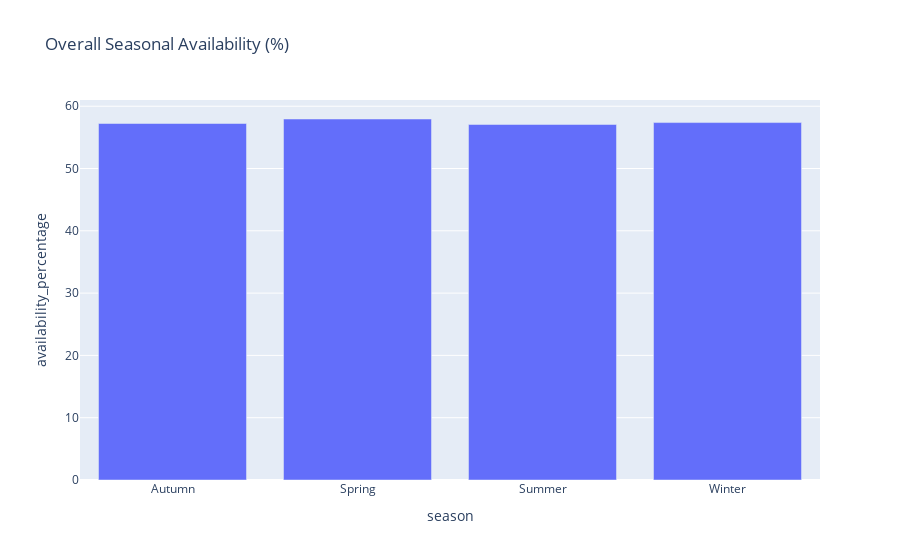
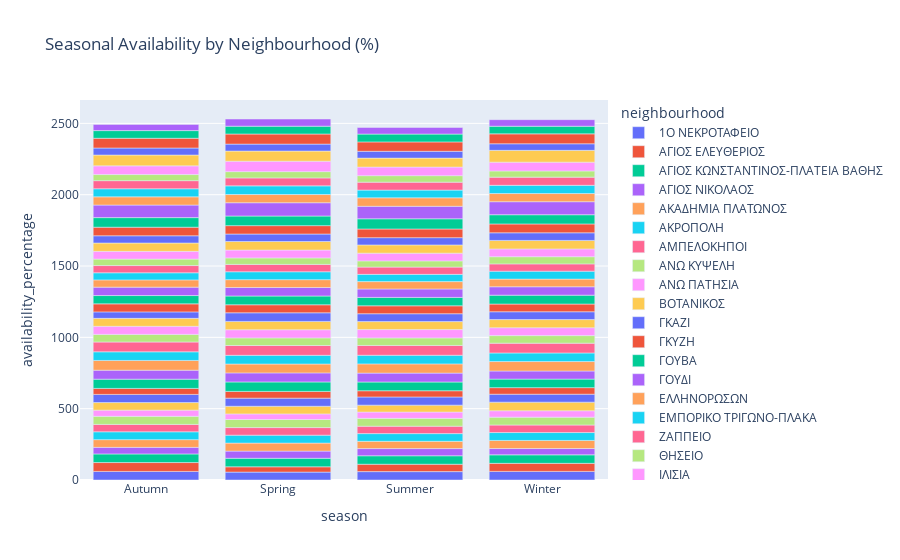

The notebook cell these images were saved under, in order:
### Code cell
# How does the avaliability vary across seasons?

# Convert availability to percentage
df['availability_percentage'] = (df['availability_365'] / 365) * 100

#  Overall Seasonal Availability (as %)
seasonal_availability = df.groupby('season')['availability_percentage'].mean().reset_index()
fig1 = px.bar(seasonal_availability, x='season', y='availability_percentage', title="Overall Seasonal Availability (%)")
fig1.show()

# Seasonal Availability by Neighbourhood (as %)
neighbourhood_availability = df.groupby(['season', 'neighbourhood'])['availability_percentage'].mean().reset_index()
fig2 = px.bar(neighbourhood_availability, x='season', y='availability_percentage', color='neighbourhood', title="Seasonal Availability by Neighbourhood (%)")
fig2.show()

# Seasonal Availability by Property Type (as %)
property_availability = df.groupby(['season', 'property_type'])['availability_percentage'].mean().reset_index()
fig3 = px.bar(property_availability, x='season', y='availability_percentage', color='property_type', title="Seasonal Availability by Property Type (%)")
fig3.show()


#  Investigate the Impact of Seasons on Ratings
seasonal_ratings = df.groupby('season')['rating'].mean().reset_index()
fig4 = px.bar(seasonal_ratings, x='season', y='rating', title="Average Ratings by Season")
fig4.show()

# Explore Price Variations Across Seasons
seasonal_prices = df.groupby('season')['price'].mean().reset_index()
fig5 = px.bar(seasonal_prices, x='season', y='price', title="Average Price by Season")
fig5.show()

# Number of Reviews by Season
seasonal_reviews = df.groupby('season')['number_of_reviews'].sum().reset_index()
fig6 = px.bar(seasonal_reviews, x='season', y='number_of_reviews', title="Total Number of Reviews by Season")
fig6.show()

# Minimum Nights Requirement by Season
seasonal_nights = df.groupby('season')['minimum_nights'].mean().reset_index()
fig7 = px.bar(seasonal_nights, x='season', y='minimum_nights', title="Average Minimum Nights Requirement by Season")
fig7.show()

# Availability of Different Room Types by Season (as %)
room_type_availability = df.groupby(['season', 'room_type'])['availability_percentage'].mean().reset_index()
fig8 = px.bar(room_type_availability, x='season', y='availability_percentage', color='room_type', title="Seasonal Availability by Room Type (%)")
fig8.show()

### Figure 1 — Plotly figure (JSON) as saved in the notebook; plotly's stock layout.template omitted (floating-point values rounded to 4 significant figures)
{"data": [{"alignmentgroup": "True", "hovertemplate": "season=%{x}<br>availability_percentage=%{y}<extra></extra>", "legendgroup": "", "marker": {"color": "#636efa", "pattern": {"shape": ""}}, "name": "", "offsetgroup": "", "orientation": "v", "showlegend": false, "textposition": "auto", "type": "bar", "x": ["Autumn", "Spring", "Summer", "Winter"], "xaxis": "x", "y": [57.22, 57.95, 57.07, 57.37], "yaxis": "y"}], "layout": {"barmode": "relative", "legend": {"tracegroupgap": 0}, "title": {"text": "Overall Seasonal Availability (%)"}, "xaxis": {"anchor": "y", "domain": [0, 1], "title": {"text": "season"}}, "yaxis": {"anchor": "x", "domain": [0, 1], "title": {"text": "availability_percentage"}}}}

### Figure 2 — Plotly figure (JSON) as saved in the notebook; plotly's stock layout.template omitted (floating-point values rounded to 4 significant figures)
{"data": [{"alignmentgroup": "True", "hovertemplate": "neighbourhood=1Ο ΝΕΚΡΟΤΑΦΕΙΟ<br>season=%{x}<br>availability_percentage=%{y}<extra></extra>", "legendgroup": "1Ο ΝΕΚΡΟΤΑΦΕΙΟ", "marker": {"color": "#636efa", "pattern": {"shape": ""}}, "name": "1Ο ΝΕΚΡΟΤΑΦΕΙΟ", "offsetgroup": "1Ο ΝΕΚΡΟΤΑΦΕΙΟ", "orientation": "v", "showlegend": true, "textposition": "auto", "type": "bar", "x": ["Autumn", "Spring", "Summer", "Winter"], "xaxis": "x", "y": [60.2, 55.32, 58.78, 60.41], "yaxis": "y"}, {"alignmentgroup": "True", "hovertemplate": "neighbourhood=ΑΓΙΟΣ ΕΛΕΥΘΕΡΙΟΣ<br>season=%{x}<br>availability_percentage=%{y}<extra></extra>", "legendgroup": "ΑΓΙΟΣ ΕΛΕΥΘΕΡΙΟΣ", "marker": {"color": "#EF553B", "pattern": {"shape": ""}}, "name": "ΑΓΙΟΣ ΕΛΕΥΘΕΡΙΟΣ", "offsetgroup": "ΑΓΙΟΣ ΕΛΕΥΘΕΡΙΟΣ", "orientation": "v", "showlegend": true, "textposition": "auto", "type": "bar", "x": ["Autumn", "Spring", "Summer", "Winter"], "xaxis": "x", "y": [62.11, 37.22, 51.72, 56.41], "yaxis": "y"}, {"alignmentgroup": "True", "hovertemplate": "neighbourhood=ΑΓΙΟΣ ΚΩΝΣΤΑΝΤΙΝΟΣ-ΠΛΑΤΕΙΑ ΒΑΘΗΣ<br>season=%{x}<br>availability_percentage=%{y}<extra></extra>", "legendgroup": "ΑΓΙΟΣ ΚΩΝΣΤΑΝΤΙΝΟΣ-ΠΛΑΤΕΙΑ ΒΑΘΗΣ", "marker": {"color": "#00cc96", "pattern": {"shape": ""}}, "name": "ΑΓΙΟΣ ΚΩΝΣΤΑΝΤΙΝΟΣ-ΠΛΑΤΕΙΑ ΒΑΘΗΣ", "offsetgroup": "ΑΓΙΟΣ ΚΩΝΣΤΑΝΤΙΝΟΣ-ΠΛΑΤΕΙΑ ΒΑΘΗΣ", "orientation": "v", "showlegend": true, "textposition": "auto", "type": "bar", "x": ["Autumn", "Spring", "Summer", "Winter"], "xaxis": "x", "y": [60.37, 59.76, 59.38, 59.58], "yaxis": "y"}, {"alignmentgroup": "True", "hovertemplate": "neighbourhood=ΑΓΙΟΣ ΝΙΚΟΛΑΟΣ<br>season=%{x}<br>availability_percentage=%{y}<extra></extra>", "legendgroup": "ΑΓΙΟΣ ΝΙΚΟΛΑΟΣ", "marker": {"color": "#ab63fa", "pattern": {"shape": ""}}, "name": "ΑΓΙΟΣ ΝΙΚΟΛΑΟΣ", "offsetgroup": "ΑΓΙΟΣ ΝΙΚΟΛΑΟΣ", "orientation": "v", "showlegend": true, "textposition": "auto", "type": "bar", "x": ["Autumn", "Spring", "Summer", "Winter"], "xaxis": "x", "y": [46.04, 50.32, 50.32, 44.17], "yaxis": "y"}, {"alignmentgroup": "True", "hovertemplate": "neighbourhood=ΑΚΑΔΗΜΙΑ ΠΛΑΤΩΝΟΣ<br>season=%{x}<br>availability_percentage=%{y}<extra></extra>", "legendgroup": "ΑΚΑΔΗΜΙΑ ΠΛΑΤΩΝΟΣ", "marker": {"color": "#FFA15A", "pattern": {"shape": ""}}, "name": "ΑΚΑΔΗΜΙΑ ΠΛΑΤΩΝΟΣ", "offsetgroup": "ΑΚΑΔΗΜΙΑ ΠΛΑΤΩΝΟΣ", "orientation": "v", "showlegend": true, "textposition": "auto", "type": "bar", "x": ["Autumn", "Spring", "Summer", "Winter"], "xaxis": "x", "y": [54.26, 56.14, 50.91, 56.64], "yaxis": "y"}, {"alignmentgroup": "True", "hovertemplate": "neighbourhood=ΑΚΡΟΠΟΛΗ<br>season=%{x}<br>availability_percentage=%{y}<extra></extra>", "legendgroup": "ΑΚΡΟΠΟΛΗ", "marker": {"color": "#19d3f3", "pattern": {"shape": ""}}, "name": "ΑΚΡΟΠΟΛΗ", "offsetgroup": "ΑΚΡΟΠΟΛΗ", "orientation": "v", "showlegend": true, "textposition": "auto", "type": "bar", "x": ["Autumn", "Spring", "Summer", "Winter"], "xaxis": "x", "y": [54.95, 55.6, 54.08, 55.44], "yaxis": "y"}, {"alignmentgroup": "True", "hovertemplate": "neighbourhood=ΑΜΠΕΛΟΚΗΠΟΙ<br>season=%{x}<br>availability_percentage=%{y}<extra></extra>", "legendgroup": "ΑΜΠΕΛΟΚΗΠΟΙ", "marker": {"color": "#FF6692", "pattern": {"shape": ""}}, "name": "ΑΜΠΕΛΟΚΗΠΟΙ", "offsetgroup": "ΑΜΠΕΛΟΚΗΠΟΙ", "orientation": "v", "showlegend": true, "textposition": "auto", "type": "bar", "x": ["Autumn", "Spring", "Summer", "Winter"], "xaxis": "x", "y": [51.77, 53.05, 51.86, 52.66], "yaxis": "y"}, {"alignmentgroup": "True", "hovertemplate": "neighbourhood=ΑΝΩ ΚΥΨΕΛΗ<br>season=%{x}<br>availability_percentage=%{y}<extra></extra>", "legendgroup": "ΑΝΩ ΚΥΨΕΛΗ", "marker": {"color": "#B6E880", "pattern": {"shape": ""}}, "name": "ΑΝΩ ΚΥΨΕΛΗ", "offsetgroup": "ΑΝΩ ΚΥΨΕΛΗ", "orientation": "v", "showlegend": true, "textposition": "auto", "type": "bar", "x": ["Autumn", "Spring", "Summer", "Winter"], "xaxis": "x", "y": [56.52, 56.72, 54.96, 55.13], "yaxis": "y"}, {"alignmentgroup": "True", "hovertemplate": "neighbourhood=ΑΝΩ ΠΑΤΗΣΙΑ<br>season=%{x}<br>availability_percentage=%{y}<extra></extra>", "legendgroup": "ΑΝΩ ΠΑΤΗΣΙΑ", "marker": {"color": "#FF97FF", "pattern": {"shape": ""}}, "name": "ΑΝΩ ΠΑΤΗΣΙΑ", "offsetgroup": "ΑΝΩ ΠΑΤΗΣΙΑ", "orientation": "v", "showlegend": true, "textposition": "auto", "type": "bar", "x": ["Autumn", "Spring", "Summer", "Winter"], "xaxis": "x", "y": [43.49, 39.31, 44.34, 45.02], "yaxis": "y"}, {"alignmentgroup": "True", "hovertemplate": "neighbourhood=ΒΟΤΑΝΙΚΟΣ<br>season=%{x}<br>availability_percentage=%{y}<extra></extra>", "legendgroup": "ΒΟΤΑΝΙΚΟΣ", "marker": {"color": "#FECB52", "pattern": {"shape": ""}}, "name": "ΒΟΤΑΝΙΚΟΣ", "offsetgroup": "ΒΟΤΑΝΙΚΟΣ", "orientation": "v", "showlegend": true, "textposition": "auto", "type": "bar", "x": ["Autumn", "Spring", "Summer", "Winter"], "xaxis": "x", "y": [53.26, 53.45, 48.4, 60.28], "yaxis": "y"}, {"alignmentgroup": "True", "hovertemplate": "neighbourhood=ΓΚΑΖΙ<br>season=%{x}<br>availability_percentage=%{y}<extra></extra>", "legendgroup": "ΓΚΑΖΙ", "marker": {"color": "#636efa", "pattern": {"shape": ""}}, "name": "ΓΚΑΖΙ", "offsetgroup": "ΓΚΑΖΙ", "orientation": "v", "showlegend": true, "textposition": "auto", "type": "bar", "x": ["Autumn", "Spring", "Summer", "Winter"], "xaxis": "x", "y": [57.06, 57.04, 57.38, 55.78], "yaxis": "y"}, {"alignmentgroup": "True", "hovertemplate": "neighbourhood=ΓΚΥΖΗ<br>season=%{x}<br>availability_percentage=%{y}<extra></extra>", "legendgroup": "ΓΚΥΖΗ", "marker": {"color": "#EF553B", "pattern": {"shape": ""}}, "name": "ΓΚΥΖΗ", "offsetgroup": "ΓΚΥΖΗ", "orientation": "v", "showlegend": true, "textposition": "auto", "type": "bar", "x": ["Autumn", "Spring", "Summer", "Winter"], "xaxis": "x", "y": [42.04, 47.14, 43.49, 45.99], "yaxis": "y"}, {"alignmentgroup": "True", "hovertemplate": "neighbourhood=ΓΟΥΒΑ<br>season=%{x}<br>availability_percentage=%{y}<extra></extra>", "legendgroup": "ΓΟΥΒΑ", "marker": {"color": "#00cc96", "pattern": {"shape": ""}}, "name": "ΓΟΥΒΑ", "offsetgroup": "ΓΟΥΒΑ", "orientation": "v", "showlegend": true, "textposition": "auto", "type": "bar", "x": ["Autumn", "Spring", "Summer", "Winter"], "xaxis": "x", "y": [64.78, 66.28, 61.38, 59.67], "yaxis": "y"}, {"alignmentgroup": "True", "hovertemplate": "neighbourhood=ΓΟΥΔΙ<br>season=%{x}<br>availability_percentage=%{y}<extra></extra>", "legendgroup": "ΓΟΥΔΙ", "marker": {"color": "#ab63fa", "pattern": {"shape": ""}}, "name": "ΓΟΥΔΙ", "offsetgroup": "ΓΟΥΔΙ", "orientation": "v", "showlegend": true, "textposition": "auto", "type": "bar", "x": ["Autumn", "Spring", "Summer", "Winter"], "xaxis": "x", "y": [62.8, 63.55, 62.22, 57.01], "yaxis": "y"}, {"alignmentgroup": "True", "hovertemplate": "neighbourhood=ΕΛΛΗΝΟΡΩΣΩΝ<br>season=%{x}<br>availability_percentage=%{y}<extra></extra>", "legendgroup": "ΕΛΛΗΝΟΡΩΣΩΝ", "marker": {"color": "#FFA15A", "pattern": {"shape": ""}}, "name": "ΕΛΛΗΝΟΡΩΣΩΝ", "offsetgroup": "ΕΛΛΗΝΟΡΩΣΩΝ", "orientation": "v", "showlegend": true, "textposition": "auto", "type": "bar", "x": ["Autumn", "Spring", "Summer", "Winter"], "xaxis": "x", "y": [68.29, 62.1, 64.78, 66.14], "yaxis": "y"}, {"alignmentgroup": "True", "hovertemplate": "neighbourhood=ΕΜΠΟΡΙΚΟ ΤΡΙΓΩΝΟ-ΠΛΑΚΑ<br>season=%{x}<br>availability_percentage=%{y}<extra></extra>", "legendgroup": "ΕΜΠΟΡΙΚΟ ΤΡΙΓΩΝΟ-ΠΛΑΚΑ", "marker": {"color": "#19d3f3", "pattern": {"shape": ""}}, "name": "ΕΜΠΟΡΙΚΟ ΤΡΙΓΩΝΟ-ΠΛΑΚΑ", "offsetgroup": "ΕΜΠΟΡΙΚΟ ΤΡΙΓΩΝΟ-ΠΛΑΚΑ", "orientation": "v", "showlegend": true, "textposition": "auto", "type": "bar", "x": ["Autumn", "Spring", "Summer", "Winter"], "xaxis": "x", "y": [60.72, 61.14, 60.41, 60.25], "yaxis": "y"}, {"alignmentgroup": "True", "hovertemplate": "neighbourhood=ΖΑΠΠΕΙΟ<br>season=%{x}<br>availability_percentage=%{y}<extra></extra>", "legendgroup": "ΖΑΠΠΕΙΟ", "marker": {"color": "#FF6692", "pattern": {"shape": ""}}, "name": "ΖΑΠΠΕΙΟ", "offsetgroup": "ΖΑΠΠΕΙΟ", "orientation": "v", "showlegend": true, "textposition": "auto", "type": "bar", "x": ["Autumn", "Spring", "Summer", "Winter"], "xaxis": "x", "y": [68.72, 68.72, 68.76, 68.51], "yaxis": "y"}, {"alignmentgroup": "True", "hovertemplate": "neighbourhood=ΘΗΣΕΙΟ<br>season=%{x}<br>availability_percentage=%{y}<extra></extra>", "legendgroup": "ΘΗΣΕΙΟ", "marker": {"color": "#B6E880", "pattern": {"shape": ""}}, "name": "ΘΗΣΕΙΟ", "offsetgroup": "ΘΗΣΕΙΟ", "orientation": "v", "showlegend": true, "textposition": "auto", "type": "bar", "x": ["Autumn", "Spring", "Summer", "Winter"], "xaxis": "x", "y": [53.17, 53.35, 52.8, 53.11], "yaxis": "y"}, {"alignmentgroup": "True", "hovertemplate": "neighbourhood=ΙΛΙΣΙΑ<br>season=%{x}<br>availability_percentage=%{y}<extra></extra>", "legendgroup": "ΙΛΙΣΙΑ", "marker": {"color": "#FF97FF", "pattern": {"shape": ""}}, "name": "ΙΛΙΣΙΑ", "offsetgroup": "ΙΛΙΣΙΑ", "orientation": "v", "showlegend": true, "textposition": "auto", "type": "bar", "x": ["Autumn", "Spring", "Summer", "Winter"], "xaxis": "x", "y": [56.92, 57.24, 58.77, 55.44], "yaxis": "y"}, {"alignmentgroup": "True", "hovertemplate": "neighbourhood=ΚΕΡΑΜΕΙΚΟΣ<br>season=%{x}<br>availability_percentage=%{y}<extra></extra>", "legendgroup": "ΚΕΡΑΜΕΙΚΟΣ", "marker": {"color": "#FECB52", "pattern": {"shape": ""}}, "name": "ΚΕΡΑΜΕΙΚΟΣ", "offsetgroup": "ΚΕΡΑΜΕΙΚΟΣ", "orientation": "v", "showlegend": true, "textposition": "auto", "type": "bar", "x": ["Autumn", "Spring", "Summer", "Winter"], "xaxis": "x", "y": [55.67, 58.11, 55.81, 56.95], "yaxis": "y"}, {"alignmentgroup": "True", "hovertemplate": "neighbourhood=ΚΟΛΟΚΥΝΘΟΥ<br>season=%{x}<br>availability_percentage=%{y}<extra></extra>", "legendgroup": "ΚΟΛΟΚΥΝΘΟΥ", "marker": {"color": "#636efa", "pattern": {"shape": ""}}, "name": "ΚΟΛΟΚΥΝΘΟΥ", "offsetgroup": "ΚΟΛΟΚΥΝΘΟΥ", "orientation": "v", "showlegend": true, "textposition": "auto", "type": "bar", "x": ["Autumn", "Spring", "Summer", "Winter"], "xaxis": "x", "y": [45.32, 60.61, 54.99, 54.88], "yaxis": "y"}, {"alignmentgroup": "True", "hovertemplate": "neighbourhood=ΚΟΛΩΝΑΚΙ<br>season=%{x}<br>availability_percentage=%{y}<extra></extra>", "legendgroup": "ΚΟΛΩΝΑΚΙ", "marker": {"color": "#EF553B", "pattern": {"shape": ""}}, "name": "ΚΟΛΩΝΑΚΙ", "offsetgroup": "ΚΟΛΩΝΑΚΙ", "orientation": "v", "showlegend": true, "textposition": "auto", "type": "bar", "x": ["Autumn", "Spring", "Summer", "Winter"], "xaxis": "x", "y": [56.35, 56.14, 55.58, 54.03], "yaxis": "y"}, {"alignmentgroup": "True", "hovertemplate": "neighbourhood=ΚΟΛΩΝΟΣ<br>season=%{x}<br>availability_percentage=%{y}<extra></extra>", "legendgroup": "ΚΟΛΩΝΟΣ", "marker": {"color": "#00cc96", "pattern": {"shape": ""}}, "name": "ΚΟΛΩΝΟΣ", "offsetgroup": "ΚΟΛΩΝΟΣ", "orientation": "v", "showlegend": true, "textposition": "auto", "type": "bar", "x": ["Autumn", "Spring", "Summer", "Winter"], "xaxis": "x", "y": [58.22, 61.48, 58.78, 62.18], "yaxis": "y"}, {"alignmentgroup": "True", "hovertemplate": "neighbourhood=ΚΟΥΚΑΚΙ-ΜΑΚΡΥΓΙΑΝΝΗ<br>season=%{x}<br>availability_percentage=%{y}<extra></extra>", "legendgroup": "ΚΟΥΚΑΚΙ-ΜΑΚΡΥΓΙΑΝΝΗ", "marker": {"color": "#ab63fa", "pattern": {"shape": ""}}, "name": "ΚΟΥΚΑΚΙ-ΜΑΚΡΥΓΙΑΝΝΗ", "offsetgroup": "ΚΟΥΚΑΚΙ-ΜΑΚΡΥΓΙΑΝΝΗ", "orientation": "v", "showlegend": true, "textposition": "auto", "type": "bar", "x": ["Autumn", "Spring", "Summer", "Winter"], "xaxis": "x", "y": [58.88, 59.77, 59.24, 58.8], "yaxis": "y"}, {"alignmentgroup": "True", "hovertemplate": "neighbourhood=ΚΥΨΕΛΗ<br>season=%{x}<br>availability_percentage=%{y}<extra></extra>", "legendgroup": "ΚΥΨΕΛΗ", "marker": {"color": "#FFA15A", "pattern": {"shape": ""}}, "name": "ΚΥΨΕΛΗ", "offsetgroup": "ΚΥΨΕΛΗ", "orientation": "v", "showlegend": true, "textposition": "auto", "type": "bar", "x": ["Autumn", "Spring", "Summer", "Winter"], "xaxis": "x", "y": [50.9, 54.87, 51.55, 53.77], "yaxis": "y"}, {"alignmentgroup": "True", "hovertemplate": "neighbourhood=ΛΥΚΑΒΗΤΤΟΣ<br>season=%{x}<br>availability_percentage=%{y}<extra></extra>", "legendgroup": "ΛΥΚΑΒΗΤΤΟΣ", "marker": {"color": "#19d3f3", "pattern": {"shape": ""}}, "name": "ΛΥΚΑΒΗΤΤΟΣ", "offsetgroup": "ΛΥΚΑΒΗΤΤΟΣ", "orientation": "v", "showlegend": true, "textposition": "auto", "type": "bar", "x": ["Autumn", "Spring", "Summer", "Winter"], "xaxis": "x", "y": [49.79, 55.43, 50.79, 55.71], "yaxis": "y"}, {"alignmentgroup": "True", "hovertemplate": "neighbourhood=ΜΟΥΣΕΙΟ-ΕΞΑΡΧΕΙΑ-ΝΕΑΠΟΛΗ<br>season=%{x}<br>availability_percentage=%{y}<extra></extra>", "legendgroup": "ΜΟΥΣΕΙΟ-ΕΞΑΡΧΕΙΑ-ΝΕΑΠΟΛΗ", "marker": {"color": "#FF6692", "pattern": {"shape": ""}}, "name": "ΜΟΥΣΕΙΟ-ΕΞΑΡΧΕΙΑ-ΝΕΑΠΟΛΗ", "offsetgroup": "ΜΟΥΣΕΙΟ-ΕΞΑΡΧΕΙΑ-ΝΕΑΠΟΛΗ", "orientation": "v", "showlegend": true, "textposition": "auto", "type": "bar", "x": ["Autumn", "Spring", "Summer", "Winter"], "xaxis": "x", "y": [50.64, 51.47, 50.96, 51.05], "yaxis": "y"}, {"alignmentgroup": "True", "hovertemplate": "neighbourhood=ΝΕΑ ΚΥΨΕΛΗ<br>season=%{x}<br>availability_percentage=%{y}<extra></extra>", "legendgroup": "ΝΕΑ ΚΥΨΕΛΗ", "marker": {"color": "#B6E880", "pattern": {"shape": ""}}, "name": "ΝΕΑ ΚΥΨΕΛΗ", "offsetgroup": "ΝΕΑ ΚΥΨΕΛΗ", "orientation": "v", "showlegend": true, "textposition": "auto", "type": "bar", "x": ["Autumn", "Spring", "Summer", "Winter"], "xaxis": "x", "y": [45.26, 45.42, 43.52, 50.25], "yaxis": "y"}, {"alignmentgroup": "True", "hovertemplate": "neighbourhood=ΝΕΟΣ ΚΟΣΜΟΣ<br>season=%{x}<br>availability_percentage=%{y}<extra></extra>", "legendgroup": "ΝΕΟΣ ΚΟΣΜΟΣ", "marker": {"color": "#FF97FF", "pattern": {"shape": ""}}, "name": "ΝΕΟΣ ΚΟΣΜΟΣ", "offsetgroup": "ΝΕΟΣ ΚΟΣΜΟΣ", "orientation": "v", "showlegend": true, "textposition": "auto", "type": "bar", "x": ["Autumn", "Spring", "Summer", "Winter"], "xaxis": "x", "y": [54.14, 55.27, 54.29, 54.56], "yaxis": "y"}, {"alignmentgroup": "True", "hovertemplate": "neighbourhood=ΝΙΡΒΑΝΑ<br>season=%{x}<br>availability_percentage=%{y}<extra></extra>", "legendgroup": "ΝΙΡΒΑΝΑ", "marker": {"color": "#FECB52", "pattern": {"shape": ""}}, "name": "ΝΙΡΒΑΝΑ", "offsetgroup": "ΝΙΡΒΑΝΑ", "orientation": "v", "showlegend": true, "textposition": "auto", "type": "bar", "x": ["Autumn", "Spring", "Summer", "Winter"], "xaxis": "x", "y": [58.69, 59.82, 57.58, 59.58], "yaxis": "y"}, {"alignmentgroup": "True", "hovertemplate": "neighbourhood=ΠΑΓΚΡΑΤΙ<br>season=%{x}<br>availability_percentage=%{y}<extra></extra>", "legendgroup": "ΠΑΓΚΡΑΤΙ", "marker": {"color": "#636efa", "pattern": {"shape": ""}}, "name": "ΠΑΓΚΡΑΤΙ", "offsetgroup": "ΠΑΓΚΡΑΤΙ", "orientation": "v", "showlegend": true, "textposition": "auto", "type": "bar", "x": ["Autumn", "Spring", "Summer", "Winter"], "xaxis": "x", "y": [50.63, 52.41, 51.0, 53.51], "yaxis": "y"}, {"alignmentgroup": "True", "hovertemplate": "neighbourhood=ΠΑΤΗΣΙΑ<br>season=%{x}<br>availability_percentage=%{y}<extra></extra>", "legendgroup": "ΠΑΤΗΣΙΑ", "marker": {"color": "#EF553B", "pattern": {"shape": ""}}, "name": "ΠΑΤΗΣΙΑ", "offsetgroup": "ΠΑΤΗΣΙΑ", "orientation": "v", "showlegend": true, "textposition": "auto", "type": "bar", "x": ["Autumn", "Spring", "Summer", "Winter"], "xaxis": "x", "y": [60.16, 58.82, 60.76, 62.08], "yaxis": "y"}, {"alignmentgroup": "True", "hovertemplate": "neighbourhood=ΠΕΔΙΟ ΑΡΕΩΣ<br>season=%{x}<br>availability_percentage=%{y}<extra></extra>", "legendgroup": "ΠΕΔΙΟ ΑΡΕΩΣ", "marker": {"color": "#00cc96", "pattern": {"shape": ""}}, "name": "ΠΕΔΙΟ ΑΡΕΩΣ", "offsetgroup": "ΠΕΔΙΟ ΑΡΕΩΣ", "orientation": "v", "showlegend": true, "textposition": "auto", "type": "bar", "x": ["Autumn", "Spring", "Summer", "Winter"], "xaxis": "x", "y": [67.2, 67.37, 71.48, 64.55], "yaxis": "y"}, {"alignmentgroup": "True", "hovertemplate": "neighbourhood=ΠΕΝΤΑΓΩΝΟ<br>season=%{x}<br>availability_percentage=%{y}<extra></extra>", "legendgroup": "ΠΕΝΤΑΓΩΝΟ", "marker": {"color": "#ab63fa", "pattern": {"shape": ""}}, "name": "ΠΕΝΤΑΓΩΝΟ", "offsetgroup": "ΠΕΝΤΑΓΩΝΟ", "orientation": "v", "showlegend": true, "textposition": "auto", "type": "bar", "x": ["Autumn", "Spring", "Summer", "Winter"], "xaxis": "x", "y": [88.02, 93.3, 87.67, 91.36], "yaxis": "y"}, {"alignmentgroup": "True", "hovertemplate": "neighbourhood=ΠΕΤΡΑΛΩΝΑ<br>season=%{x}<br>availability_percentage=%{y}<extra></extra>", "legendgroup": "ΠΕΤΡΑΛΩΝΑ", "marker": {"color": "#FFA15A", "pattern": {"shape": ""}}, "name": "ΠΕΤΡΑΛΩΝΑ", "offsetgroup": "ΠΕΤΡΑΛΩΝΑ", "orientation": "v", "showlegend": true, "textposition": "auto", "type": "bar", "x": ["Autumn", "Spring", "Summer", "Winter"], "xaxis": "x", "y": [57.59, 57.46, 59.44, 57.35], "yaxis": "y"}, {"alignmentgroup": "True", "hovertemplate": "neighbourhood=ΠΛΑΤΕΙΑ ΑΜΕΡΙΚΗΣ<br>season=%{x}<br>availability_percentage=%{y}<extra></extra>", "legendgroup": "ΠΛΑΤΕΙΑ ΑΜΕΡΙΚΗΣ", "marker": {"color": "#19d3f3", "pattern": {"shape": ""}}, "name": "ΠΛΑΤΕΙΑ ΑΜΕΡΙΚΗΣ", "offsetgroup": "ΠΛΑΤΕΙΑ ΑΜΕΡΙΚΗΣ", "orientation": "v", "showlegend": true, "textposition": "auto", "type": "bar", "x": ["Autumn", "Spring", "Summer", "Winter"], "xaxis": "x", "y": [56.71, 60.76, 54.0, 57.45], "yaxis": "y"}, {"alignmentgroup": "True", "hovertemplate": "neighbourhood=ΠΛΑΤΕΙΑ ΑΤΤΙΚΗΣ<br>season=%{x}<br>availability_percentage=%{y}<extra></extra>", "legendgroup": "ΠΛΑΤΕΙΑ ΑΤΤΙΚΗΣ", "marker": {"color": "#FF6692", "pattern": {"shape": ""}}, "name": "ΠΛΑΤΕΙΑ ΑΤΤΙΚΗΣ", "offsetgroup": "ΠΛΑΤΕΙΑ ΑΤΤΙΚΗΣ", "orientation": "v", "showlegend": true, "textposition": "auto", "type": "bar", "x": ["Autumn", "Spring", "Summer", "Winter"], "xaxis": "x", "y": [56.68, 55.6, 55.59, 57.44], "yaxis": "y"}, {"alignmentgroup": "True", "hovertemplate": "neighbourhood=ΠΟΛΥΓΩΝΟ<br>season=%{x}<br>availability_percentage=%{y}<extra></extra>", "legendgroup": "ΠΟΛΥΓΩΝΟ", "marker": {"color": "#B6E880", "pattern": {"shape": ""}}, "name": "ΠΟΛΥΓΩΝΟ", "offsetgroup": "ΠΟΛΥΓΩΝΟ", "orientation": "v", "showlegend": true, "textposition": "auto", "type": "bar", "x": ["Autumn", "Spring", "Summer", "Winter"], "xaxis": "x", "y": [42.8, 44.08, 45.58, 43.24], "yaxis": "y"}, {"alignmentgroup": "True", "hovertemplate": "neighbourhood=ΠΡΟΜΠΟΝΑ<br>season=%{x}<br>availability_percentage=%{y}<extra></extra>", "legendgroup": "ΠΡΟΜΠΟΝΑ", "marker": {"color": "#FF97FF", "pattern": {"shape": ""}}, "name": "ΠΡΟΜΠΟΝΑ", "offsetgroup": "ΠΡΟΜΠΟΝΑ", "orientation": "v", "showlegend": true, "textposition": "auto", "type": "bar", "x": ["Autumn", "Spring", "Summer", "Winter"], "xaxis": "x", "y": [61.07, 73.2, 60.45, 61.73], "yaxis": "y"}, {"alignmentgroup": "True", "hovertemplate": "neighbourhood=ΡΗΓΙΛΛΗΣ<br>season=%{x}<br>availability_percentage=%{y}<extra></extra>", "legendgroup": "ΡΗΓΙΛΛΗΣ", "marker": {"color": "#FECB52", "pattern": {"shape": ""}}, "name": "ΡΗΓΙΛΛΗΣ", "offsetgroup": "ΡΗΓΙΛΛΗΣ", "orientation": "v", "showlegend": true, "textposition": "auto", "type": "bar", "x": ["Autumn", "Spring", "Summer", "Winter"], "xaxis": "x", "y": [75.82, 71.1, 62.65, 82.74], "yaxis": "y"}, {"alignmentgroup": "True", "hovertemplate": "neighbourhood=ΡΙΖΟΥΠΟΛΗ<br>season=%{x}<br>availability_percentage=%{y}<extra></extra>", "legendgroup": "ΡΙΖΟΥΠΟΛΗ", "marker": {"color": "#636efa", "pattern": {"shape": ""}}, "name": "ΡΙΖΟΥΠΟΛΗ", "offsetgroup": "ΡΙΖΟΥΠΟΛΗ", "orientation": "v", "showlegend": true, "textposition": "auto", "type": "bar", "x": ["Autumn", "Spring", "Summer", "Winter"], "xaxis": "x", "y": [49.28, 48.58, 47.76, 46.09], "yaxis": "y"}, {"alignmentgroup": "True", "hovertemplate": "neighbourhood=ΣΕΠΟΛΙΑ<br>season=%{x}<br>availability_percentage=%{y}<extra></extra>", "legendgroup": "ΣΕΠΟΛΙΑ", "marker": {"color": "#EF553B", "pattern": {"shape": ""}}, "name": "ΣΕΠΟΛΙΑ", "offsetgroup": "ΣΕΠΟΛΙΑ", "orientation": "v", "showlegend": true, "textposition": "auto", "type": "bar", "x": ["Autumn", "Spring", "Summer", "Winter"], "xaxis": "x", "y": [68.2, 70.84, 65.82, 69.56], "yaxis": "y"}, {"alignmentgroup": "True", "hovertemplate": "neighbourhood=ΣΤΑΔΙΟ<br>season=%{x}<br>availability_percentage=%{y}<extra></extra>", "legendgroup": "ΣΤΑΔΙΟ", "marker": {"color": "#00cc96", "pattern": {"shape": ""}}, "name": "ΣΤΑΔΙΟ", "offsetgroup": "ΣΤΑΔΙΟ", "orientation": "v", "showlegend": true, "textposition": "auto", "type": "bar", "x": ["Autumn", "Spring", "Summer", "Winter"], "xaxis": "x", "y": [53.73, 54.78, 54.78, 53.36], "yaxis": "y"}, {"alignmentgroup": "True", "hovertemplate": "neighbourhood=ΣΤΑΘΜΟΣ ΛΑΡΙΣΗΣ<br>season=%{x}<br>availability_percentage=%{y}<extra></extra>", "legendgroup": "ΣΤΑΘΜΟΣ ΛΑΡΙΣΗΣ", "marker": {"color": "#ab63fa", "pattern": {"shape": ""}}, "name": "ΣΤΑΘΜΟΣ ΛΑΡΙΣΗΣ", "offsetgroup": "ΣΤΑΘΜΟΣ ΛΑΡΙΣΗΣ", "orientation": "v", "showlegend": true, "textposition": "auto", "type": "bar", "x": ["Autumn", "Spring", "Summer", "Winter"], "xaxis": "x", "y": [43.44, 50.46, 46.56, 45.98], "yaxis": "y"}], "layout": {"barmode": "relative", "legend": {"title": {"text": "neighbourhood"}, "tracegroupgap": 0}, "title": {"text": "Seasonal Availability by Neighbourhood (%)"}, "xaxis": {"anchor": "y", "domain": [0, 1], "title": {"text": "season"}}, "yaxis": {"anchor": "x", "domain": [0, 1], "title": {"text": "availability_percentage"}}}}
